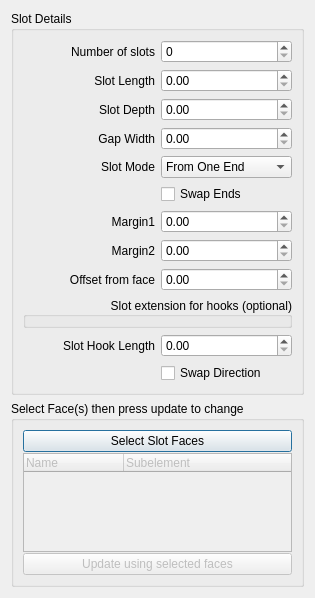
<?xml version="1.0" encoding="UTF-8"?>
<ui version="4.0">
 <class>Dialog</class>
 <widget class="QDialog" name="Dialog">
  <property name="geometry">
   <rect>
    <x>0</x>
    <y>0</y>
    <width>315</width>
    <height>598</height>
   </rect>
  </property>
  <property name="windowTitle">
   <string>Dialog</string>
  </property>
  <layout class="QGridLayout" name="gridLayout">
   <item row="0" column="0">
    <widget class="QGroupBox" name="Dimensions">
     <property name="title">
      <string>Slot Details</string>
     </property>
     <layout class="QGridLayout" name="gridLayout_2">
      <item row="13" column="0" colspan="2">
       <widget class="QGroupBox" name="SlotExtensionForHooks">
        <property name="title">
         <string>Slot extension for hooks (optional)</string>
        </property>
        <property name="alignment">
         <set>Qt::AlignRight|Qt::AlignTrailing|Qt::AlignVCenter</set>
        </property>
       </widget>
      </item>
      <item row="7" column="1">
       <widget class="Gui::QuantitySpinBox" name="GapWidth"/>
      </item>
      <item row="11" column="1">
       <widget class="Gui::QuantitySpinBox" name="Margin2"/>
      </item>
      <item row="14" column="0">
       <widget class="QLabel" name="label_10">
        <property name="text">
         <string>Slot Hook Length</string>
        </property>
        <property name="alignment">
         <set>Qt::AlignRight|Qt::AlignTrailing|Qt::AlignVCenter</set>
        </property>
       </widget>
      </item>
      <item row="14" column="1">
       <widget class="Gui::QuantitySpinBox" name="SlotHookLength"/>
      </item>
      <item row="5" column="1">
       <widget class="Gui::QuantitySpinBox" name="SlotDepth"/>
      </item>
      <item row="10" column="1">
       <widget class="Gui::QuantitySpinBox" name="Margin1"/>
      </item>
      <item row="7" column="0">
       <widget class="QLabel" name="label_4">
        <property name="text">
         <string>Gap Width</string>
        </property>
        <property name="alignment">
         <set>Qt::AlignRight|Qt::AlignTrailing|Qt::AlignVCenter</set>
        </property>
       </widget>
      </item>
      <item row="5" column="0">
       <widget class="QLabel" name="label_3">
        <property name="text">
         <string>Slot Depth</string>
        </property>
        <property name="alignment">
         <set>Qt::AlignRight|Qt::AlignTrailing|Qt::AlignVCenter</set>
        </property>
       </widget>
      </item>
      <item row="3" column="0">
       <widget class="QLabel" name="label">
        <property name="text">
         <string>Number of slots</string>
        </property>
        <property name="alignment">
         <set>Qt::AlignRight|Qt::AlignTrailing|Qt::AlignVCenter</set>
        </property>
       </widget>
      </item>
      <item row="10" column="0">
       <widget class="QLabel" name="label_7">
        <property name="text">
         <string>Margin1</string>
        </property>
        <property name="alignment">
         <set>Qt::AlignRight|Qt::AlignTrailing|Qt::AlignVCenter</set>
        </property>
       </widget>
      </item>
      <item row="12" column="0">
       <widget class="QLabel" name="label_9">
        <property name="text">
         <string>Offset from face</string>
        </property>
        <property name="alignment">
         <set>Qt::AlignRight|Qt::AlignTrailing|Qt::AlignVCenter</set>
        </property>
       </widget>
      </item>
      <item row="4" column="0">
       <widget class="QLabel" name="label_2">
        <property name="text">
         <string>Slot Length</string>
        </property>
        <property name="alignment">
         <set>Qt::AlignRight|Qt::AlignTrailing|Qt::AlignVCenter</set>
        </property>
       </widget>
      </item>
      <item row="8" column="0">
       <widget class="QLabel" name="label_5">
        <property name="text">
         <string>Slot Mode</string>
        </property>
        <property name="alignment">
         <set>Qt::AlignRight|Qt::AlignTrailing|Qt::AlignVCenter</set>
        </property>
       </widget>
      </item>
      <item row="9" column="1">
       <widget class="QCheckBox" name="SwapEnds">
        <property name="text">
         <string>Swap Ends</string>
        </property>
       </widget>
      </item>
      <item row="4" column="1">
       <widget class="Gui::QuantitySpinBox" name="SlotLength"/>
      </item>
      <item row="12" column="1">
       <widget class="Gui::QuantitySpinBox" name="OffsetFromFace"/>
      </item>
      <item row="8" column="1">
       <widget class="QComboBox" name="SlotMode">
        <item>
         <property name="text">
          <string>From One End</string>
         </property>
        </item>
        <item>
         <property name="text">
          <string>From Both Ends</string>
         </property>
        </item>
        <item>
         <property name="text">
          <string>From Middle</string>
         </property>
        </item>
       </widget>
      </item>
      <item row="3" column="1">
       <widget class="Gui::IntSpinBox" name="SlotCount">
        <property name="minimum">
         <number>0</number>
        </property>
        <property name="maximum">
         <number>9999</number>
        </property>
       </widget>
      </item>
      <item row="11" column="0">
       <widget class="QLabel" name="label_8">
        <property name="text">
         <string>Margin2</string>
        </property>
        <property name="alignment">
         <set>Qt::AlignRight|Qt::AlignTrailing|Qt::AlignVCenter</set>
        </property>
       </widget>
      </item>
      <item row="15" column="1">
       <widget class="QCheckBox" name="SwapHookDirection">
        <property name="text">
         <string>Swap Direction</string>
        </property>
       </widget>
      </item>
     </layout>
    </widget>
   </item>
   <item row="1" column="0">
    <widget class="QGroupBox" name="groupBox">
     <property name="sizePolicy">
      <sizepolicy hsizetype="Preferred" vsizetype="Preferred">
       <horstretch>0</horstretch>
       <verstretch>0</verstretch>
      </sizepolicy>
     </property>
     <property name="title">
      <string>Select Face(s) then press update to change</string>
     </property>
     <layout class="QHBoxLayout" name="horizontalLayout">
      <item>
       <layout class="QVBoxLayout" name="verticalLayout">
        <property name="spacing">
         <number>1</number>
        </property>
        <property name="sizeConstraint">
         <enum>QLayout::SetMaximumSize</enum>
        </property>
        <item>
         <widget class="QPushButton" name="pbEditSlotFaces">
          <property name="text">
           <string>Select Slot Faces</string>
          </property>
         </widget>
        </item>
        <item>
         <widget class="QTreeWidget" name="treeWidgetSlotFaces">
          <property name="enabled">
           <bool>false</bool>
          </property>
          <property name="sizePolicy">
           <sizepolicy hsizetype="Expanding" vsizetype="Expanding">
            <horstretch>0</horstretch>
            <verstretch>0</verstretch>
           </sizepolicy>
          </property>
          <property name="columnCount">
           <number>2</number>
          </property>
          <column>
           <property name="text">
            <string>Name</string>
           </property>
          </column>
          <column>
           <property name="text">
            <string>Subelement</string>
           </property>
          </column>
         </widget>
        </item>
        <item>
         <widget class="QPushButton" name="pbUpdateSlotFaces">
          <property name="enabled">
           <bool>false</bool>
          </property>
          <property name="text">
           <string>Update using selected faces</string>
          </property>
         </widget>
        </item>
       </layout>
      </item>
     </layout>
    </widget>
   </item>
  </layout>
 </widget>
 <tabstops>
  <tabstop>SlotCount</tabstop>
  <tabstop>SlotLength</tabstop>
  <tabstop>SlotDepth</tabstop>
  <tabstop>GapWidth</tabstop>
  <tabstop>SlotMode</tabstop>
  <tabstop>SwapEnds</tabstop>
  <tabstop>Margin1</tabstop>
  <tabstop>Margin2</tabstop>
  <tabstop>OffsetFromFace</tabstop>
  <tabstop>SlotHookLength</tabstop>
  <tabstop>SwapHookDirection</tabstop>
  <tabstop>pbEditSlotFaces</tabstop>
  <tabstop>pbUpdateSlotFaces</tabstop>
  <tabstop>treeWidgetSlotFaces</tabstop>
 </tabstops>
 <resources/>
 <connections/>
 <customwidgets>
  <customwidget>
   <class>Gui::QuantitySpinBox</class>
   <extends>QDoubleSpinBox</extends>
   <header>Gui/QuantitySpinBox.h</header>
  </customwidget>
  <customwidget>
   <class>Gui::IntSpinBox</class>
   <extends>QSpinBox</extends>
   <header>Gui/SpinBox.h</header>
  </customwidget>
 </customwidgets>
</ui>
